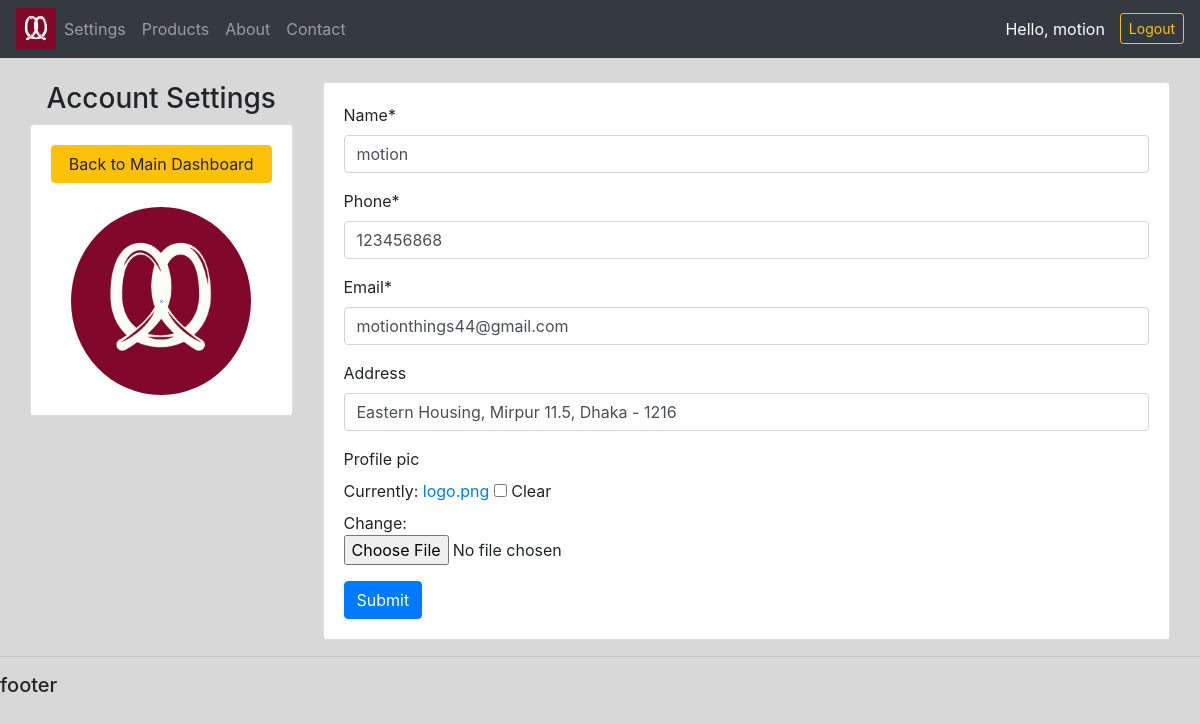
Page /account/ (signed in) on the committed database.
### accounts/models.py (models this page shows, shortened)
class Customer(models.Model):
    user = models.OneToOneField(User, null=True, blank=True, on_delete=models.CASCADE)
    name = models.CharField(max_length=200, null=True)
    phone = models.CharField(max_length=200, null=True)
    email = models.CharField(max_length=200)
    address = models.CharField(max_length=250, null=True, blank=True)
    profile_pic = models.ImageField(default="logo.png", null=True, blank=True)
    date_created = models.DateTimeField(auto_now_add=True, null=True)

### accounts/decorators.py (the view)
        def wrapper_func(request, *args, **kwargs):
            group = None
            if request.user.groups.exists():
                group = request.user.groups.all()[0].name
            if group in allowed_roles:
                return view_func(request, *args, **kwargs)
            else:
                return HttpResponse('Not authorized to view this page.')

### accounts/forms.py
class CustomerForm(ModelForm):
    class Meta:
        model = Customer
        fields = '__all__'
        exclude = ['user']

### accounts/views.py (called while the page is built)
@login_required(login_url='login')
@allowed_users(allowed_roles=['customer'])
def accountSettings(request):
    customer = request.user.customer
    form = CustomerForm(instance=customer)
    if request.method == 'POST':
        form = CustomerForm(request.POST, request.FILES, instance=customer)
        if form.is_valid():
            form.save()
    context = {'form':form}
    return render(request, 'accounts/account_settings.html', context)

### accounts/templates/accounts/account_settings.html (shortened to what this page needs)
{% extends 'accounts/base.html' %}
{% load crispy_forms_tags %}
{% block content %}
 <br>
 <div class="row m-auto">
     <div class="col-md-3">
        <h3 class="text-center">Account Settings</h3>
         <div class="card card-body">
             <a href="{% url 'user' %}" class="btn btn-warning">Back to Main Dashboard</a>
             <br>
             <img src="{{request.user.customer.profile_pic.url}}" class="profile_pic" alt="">
         </div>
     </div>
     <div class="col-md-9">
         <div class="card card-body">
             <form action="" method="POST" enctype="multipart/form-data">
                    {{form|crispy}}
                 <input class="btn btn-primary" type="Submit" name="Update Information">
             </form>
         </div>
     </div>
 </div>
{% endblock %}

### accounts/templates/accounts/partials/__navbar.html (shortened to what this page needs)
{% load static %}
<nav class="navbar navbar-expand-lg navbar-dark bg-dark">
    <a href="{% url 'dashboard' %}"><img src="{% static 'images/logo.png' %}" id="logo" alt=""></a>
    <div class="collapse navbar-collapse" id="navbarSupportedContent">
      <ul class="navbar-nav mr-auto">
        {% if request.user.is_staff %}
        <li class="nav-item">
          <a class="nav-link" href="{% url 'dashboard' %}">Dashboard</a>
        </li>
        {% else %}
        <li class="nav-item">
          <a class="nav-link" href="{% url 'account' %}">Settings</a>
        </li>
        {% endif %}
        <li class="nav-item">
          <a class="nav-link" href="{% url 'products' %}">Products</a>
        </li>
        <li class="nav-item">
          <a class="nav-link" href="{% url 'about' %}">About</a>
        </li>
        <li class="nav-item">
          <a class="nav-link" href="{% url 'contact' %}">Contact</a>
        </li>
      </ul>
      <span class="hello" >Hello, {{request.user}} </span>
      <span><a class="btn btn-sm btn-outline-warning" href="{% url 'logout' %}">Logout</a></span>
    </div>
  </nav>

### static/css/main.css (style rules this page uses)
body { background-color: rgb(216, 216, 216); }
#logo { max-width: 40px; }

### accounts/templates/accounts/partials/__navbar.html (style rules this page uses)
.hello { font-size: 16px; color: #fff; margin-right: 15px; }

### accounts/templates/accounts/account_settings.html (style rules this page uses)
.profile_pic { max-width: 180px; max-height: 200px; margin: 0 auto; border-radius: 50%; }

### rows in the picture
Customer: name "motion", phone "123456868", email "motionthings44@gmail.com", address "Eastern Housing, Mirpur 11.5, Dhaka - 1216"

### other values in the picture
{{ request.user }} "motion"
